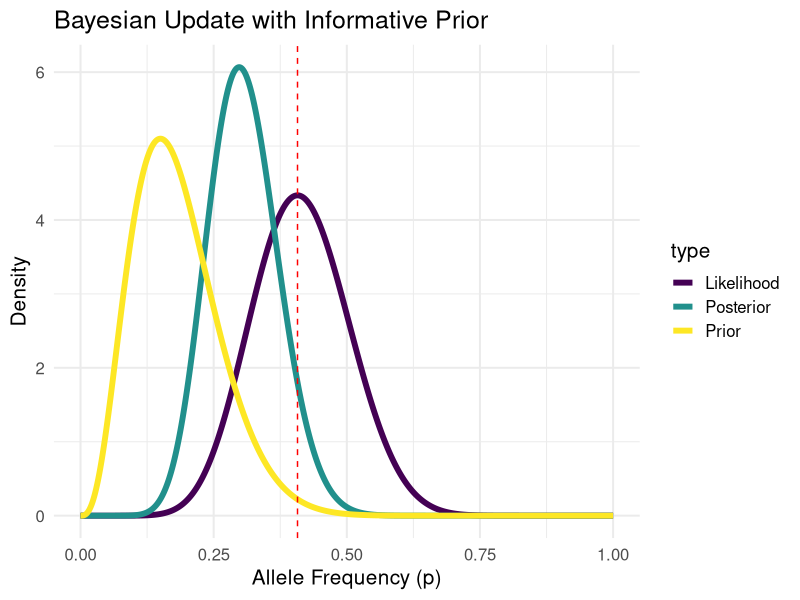
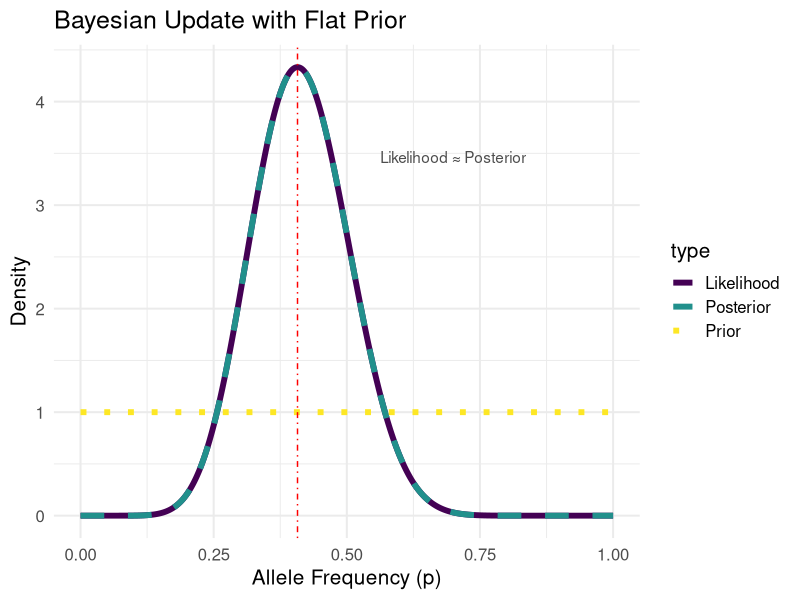

Recreate these plots in R, in order. (Note: this script raises an error after producing the figures.)
library(ggplot2)
library(dplyr)
library(gganimate)
library(viridis)

p <- seq(0, 1, length.out = 1000)

# Prior (Beta distribution from previous experiment)
prior <- dbeta(p, 3 + 1, 17 + 1)

# Likelihood (Beta distribution from current data)
likelihood <- dbeta(p, 11 + 1, 16 + 1)

# Posterior (Beta distribution combining both)
posterior <- dbeta(p, 14 + 1, 33 + 1)

# Combine into a data frame
plot_data <- data.frame(
  p = rep(p, 3),
  density = c(prior, likelihood, posterior),
  type = rep(c("Prior", "Likelihood", "Posterior"), each = length(p))
)

# Add flat prior distribution
flat_prior <- dbeta(p, 1, 1)
flat_posterior <- dbeta(p, 12, 17)

plot_data <- rbind(
  plot_data,
  data.frame(
    p = rep(p, 3),
    density = c(flat_prior, likelihood, flat_posterior),
    type = rep(c("Prior", "Likelihood", "Posterior"), each = length(p))
  )
)

# Add a column to distinguish between informative and flat scenarios
plot_data$scenario <- c(rep("Informative", 3000), rep("Flat", 3000))

# Create plot
# Plot for informative prior
p1 <- ggplot(
  plot_data %>% filter(scenario == "Informative"),
  aes(x = p, y = density, color = type)
) +
  geom_line(size = 2) +
  geom_vline(xintercept = 11 / 27, linetype = "dashed", color = "red") +
  labs(
    x = "Allele Frequency (p)",
    y = "Density",
    title = "Bayesian Update with Informative Prior"
  ) +
  scale_color_viridis_d() +
  theme_minimal(base_size = 15)

ggsave(
  plot = p1,
  filename = "presentations/session-01/_output/informative_prior_plot.png",
  width = 7,
  height = 4,
  units = "in",
  dpi = 150
)

# Plot for flat prior with different line types for overlapping curves
p2 <- ggplot(
  plot_data %>% filter(scenario == "Flat"),
  aes(x = p, y = density, color = type, linetype = type)
) +
  geom_line(size = 2) +
  scale_linetype_manual(values = c("Prior" = "dotted", "Likelihood" = "solid", "Posterior" = "dashed")) +
  geom_vline(xintercept = 11 / 27, linetype = "dotdash", color = "red") +
  labs(
    x = "Allele Frequency (p)",
    y = "Density",
    title = "Bayesian Update with Flat Prior"
  ) +
  theme_minimal(base_size = 15) +
  scale_color_viridis_d() +
  annotate("text",
    x = 0.7, y = max(flat_posterior) * 0.8,
    label = "Likelihood ≈ Posterior", color = "gray30"
  )

ggsave(
  plot = p2,
  filename = "presentations/session-01/_output/flat_prior_plot.png",
  width = 7,
  height = 4,
  units = "in",
  dpi = 150
)
# Create sequential Bayesian updating animation with visible observations
create_sequential_animation <- function() {
  # Simulate observed data: 11 successes, 16 failures
  observations <- c(rep(1, 11), rep(0, 16))
  observations <- sample(observations, replace = FALSE) # 1 = success, 0 = failure
  n_obs <- length(observations)

  # Starting with informative prior: Beta(4, 18)
  alpha_start <- 4
  beta_start <- 18

  # Create data for each observation
  all_data <- data.frame()
  all_obs_data <- data.frame()

  for (i in 0:n_obs) {
    if (i == 0) {
      # Initial prior
      alpha_current <- alpha_start
      beta_current <- beta_start
      obs_text <- "Starting Prior"
    } else {
      # Update based on observations up to point i
      successes <- sum(observations[1:i])
      failures <- i - successes
      alpha_current <- alpha_start + successes
      beta_current <- beta_start + failures

      last_obs <- if (observations[i] == 1) "Success" else "Failure"
      obs_text <- sprintf("After %d obs (last: %s)", i, last_obs)
    }

    # Calculate density for current posterior
    current_density <- dbeta(p, alpha_current, beta_current)

    frame_data <- data.frame(
      p = p,
      density = current_density,
      observation = i,
      alpha = alpha_current,
      beta = beta_current,
      frame_label = obs_text,
      successes = if (i == 0) 0 else sum(observations[1:i]),
      failures = if (i == 0) 0 else i - sum(observations[1:i])
    )

    all_data <- rbind(all_data, frame_data)

    # Create observation data for this frame
    if (i > 0) {
      obs_frame <- data.frame(
        obs_num = 1:i,
        obs_value = observations[1:i],
        obs_type = ifelse(observations[1:i] == 1, "Success", "Failure"),
        x_pos = seq(0.02, 0.98, length.out = max(i, 2))[1:i],
        y_pos = rep(max(current_density) * 1.05, i),
        observation = i
      )
      all_obs_data <- rbind(all_obs_data, obs_frame)
    }
  }

  # Only include observation data if we have observations
  if (nrow(all_obs_data) > 0) {
    p_anim <- ggplot(all_data, aes(x = p, y = density)) +
      geom_line(color = "#2E8B57") +
      geom_area(fill = "#2E8B57", alpha = 0.3) +
      geom_point(
        data = all_obs_data,
        aes(x = x_pos, y = y_pos, color = obs_type, shape = obs_type),
        size = 10, inherit.aes = FALSE
      ) +
      scale_color_manual(
        values = c("Success" = "blue", "Failure" = "forestgreen"),
        name = "Observations"
      ) +
      scale_shape_manual(
        values = c("Success" = 19, "Failure" = 4),
        name = "Observations"
      ) +
      labs(
        x = "Allele Frequency (p)",
        y = "Density",
        title = "Sequential Bayesian Updating"
      ) +
      theme_minimal(base_size = 30) +
      theme(
        panel.grid.minor = element_blank(),
        legend.position = "top"
      ) +
      xlim(0, 1) +
      ylim(0, max(all_data$density) * 1.15) +
      transition_states(observation, transition_length = 1, state_length = 2) +
      ease_aes("cubic-in-out")
  } else {
    p_anim <- ggplot(all_data, aes(x = p, y = density)) +
      geom_line(color = "#2E8B57", size = 1.5) +
      geom_area(fill = "#2E8B57", alpha = 0.3) +
      labs(
        x = "Allele Frequency (p)",
        y = "Density",
        title = "Sequential Bayesian Updating: {closest_state$frame_label[1]}",
        subtitle = "Alpha = {closest_state$alpha[1]}, Beta = {closest_state$beta[1]}"
      ) +
      theme_minimal(base_size = 24) +
      theme(
        panel.grid.minor = element_blank()
      ) +
      xlim(0, 1) +
      ylim(0, max(all_data$density) * 1.15) +
      transition_states(observation, transition_length = 1, state_length = 5) +
      ease_aes("cubic-in-out")
  }

  return(p_anim)
}

# Create the sequential animation
sequential_anim <- create_sequential_animation()

# Render sequential animation
sequential_gif <- animate(sequential_anim,
  width = 1600, height = 900,
  fps = 10, duration = 30,
  renderer = gifski_renderer("sequential_bayesian_update.gif")
)
